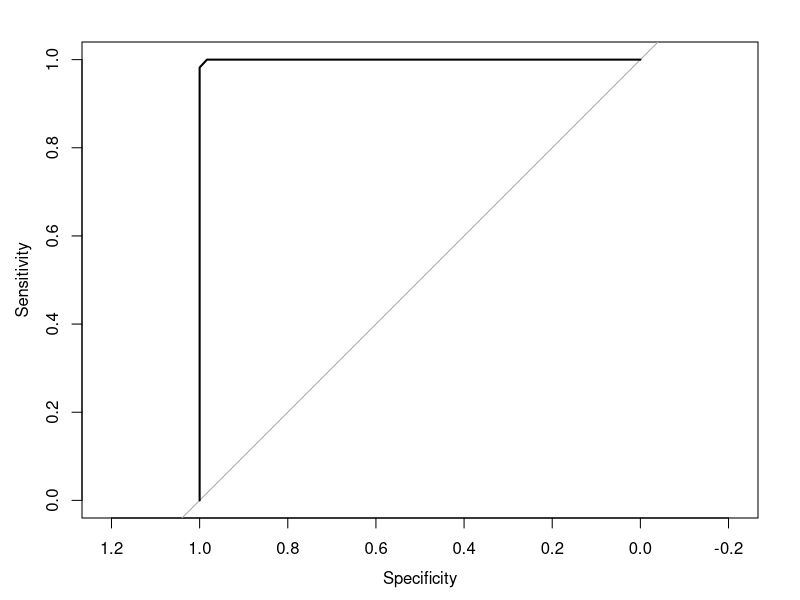
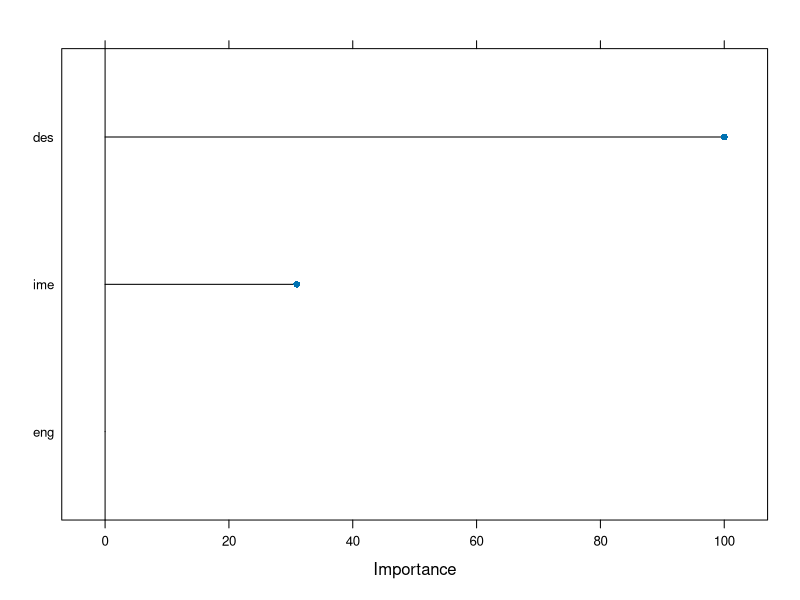
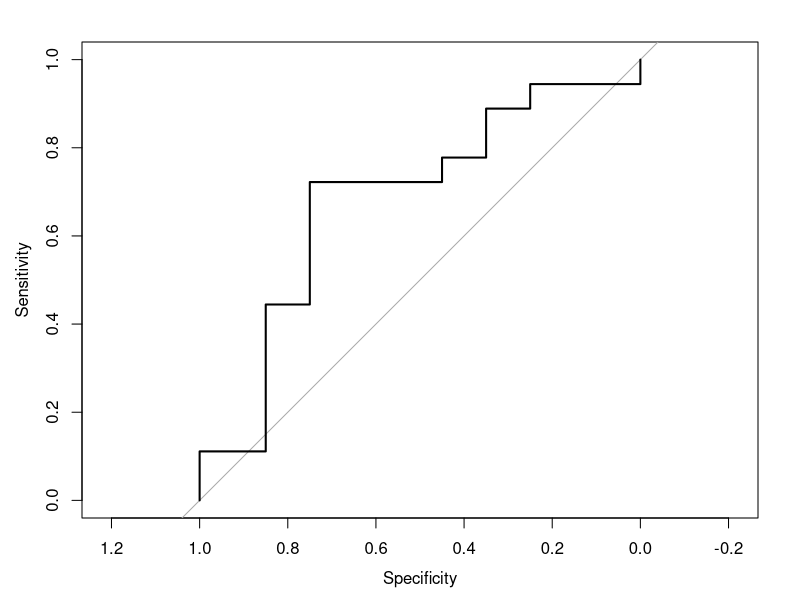
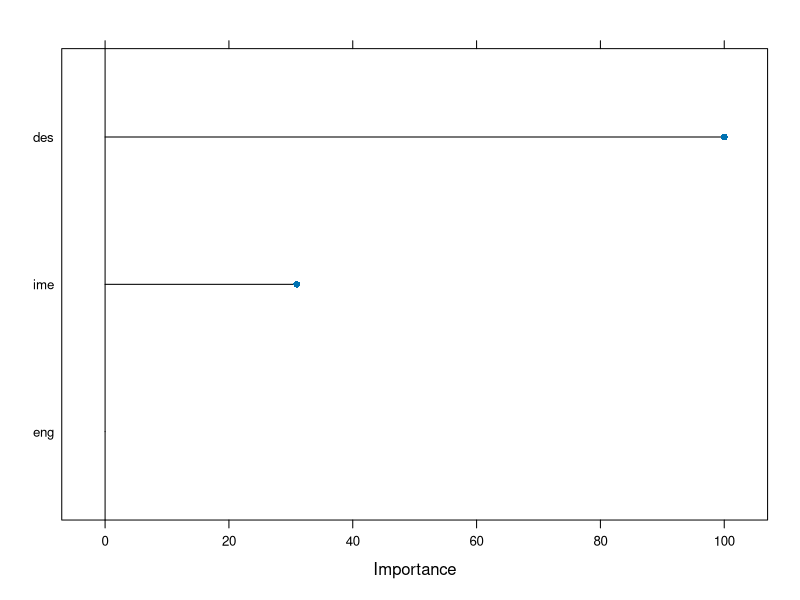
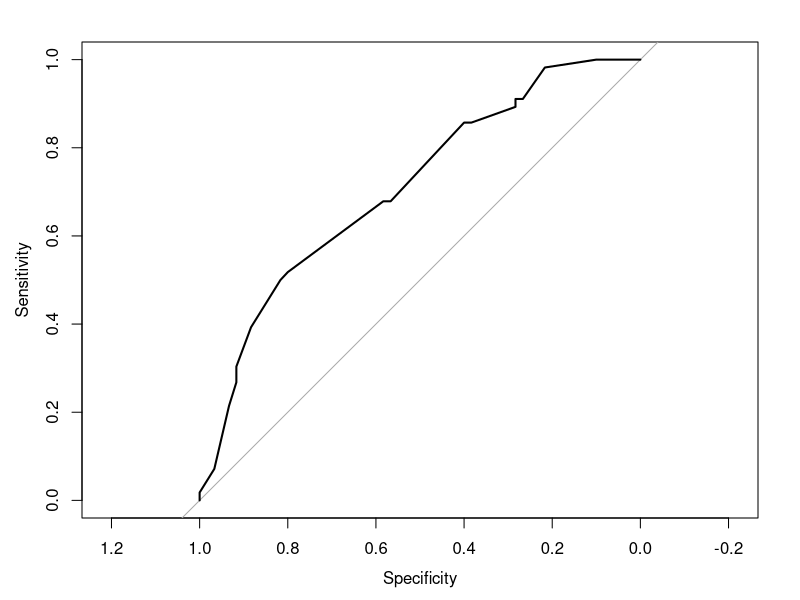
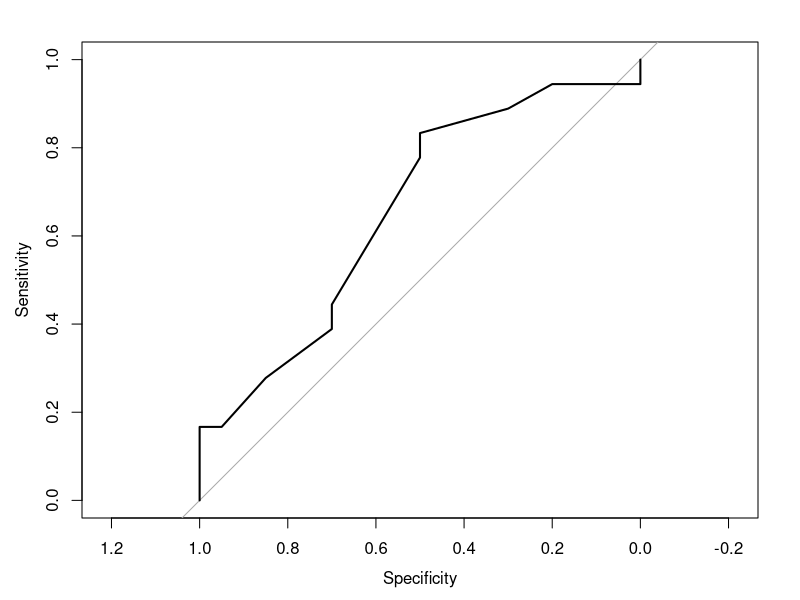

Write R code to recreate these figures, in order. (Note: this script raises an error after producing the figures.)
options(scipen = 9999)
library(readxl)
library(caTools)
library(caret)
library(pROC)
library(e1071)
library(ipred)

dados <- read_excel("dados.xlsx", sheet = "dados")

set.seed(123)


#### MODELO NÃO SUPERVISIONADO K-MEANS #### 
grupos_aval <- kmeans(dados$aval,centers = 2)

grupos_aval$cluster[grupos_aval$cluster==2]=0 #baixo desempenho passa a receber valor de 0

dados$avalcluster = grupos_aval$cluster #Inputando uma nova coluna no df dados

#### MODELO LINEAR NORMAL #### 

linear_normal <- lm(aval ~ eng + ime + des, data=dados)
summary(linear_normal)

#### REGRESSÃO LOGÍSTICA #### 

logit <- glm(avalcluster ~ eng + ime + des, data=dados, family = binomial)
summary(logit)

#### APRENDIZADO DE MÁQUINA SUPERVISIONADO #### 

#Fazendo a divisão (treino: 0.75; teste: 0.25)

set.seed(123)

divisao=sample.split(dados$avalcluster,SplitRatio = 0.75)
treinamento=subset(dados,divisao==T)
teste=subset(dados,divisao==F)

treinamento$avalcluster=as.factor(treinamento$avalcluster)
teste$avalcluster=as.factor(teste$avalcluster)

### RANDOM FOREST ### 

ctrl=trainControl(method="cv",
                  number=10)
FitRF= train(
  avalcluster ~ eng + ime + des,
  method="rf",
  preProcess=c("scale"),
  trControl=ctrl,
  data=treinamento,
  importance=T
)

#TREINAMENTO
RFclass=predict(FitRF, newdata=treinamento)
confusionMatrix(RFclass,treinamento$avalcluster,positive = "1")
RFclassprob=predict(FitRF, newdata=treinamento, type="prob")
RFrocobject=roc(treinamento$avalcluster, RFclassprob[,2])
plot.roc(RFrocobject)
plot(varImp(FitRF))
auc(RFrocobject)

#TESTE
RFclass=predict(FitRF, newdata=teste)
confusionMatrix(RFclass,teste$avalcluster,positive = "1")
RFclassprob=predict(FitRF, newdata=teste, type="prob")
RFrocobject=roc(teste$avalcluster, RFclassprob[,2])
plot.roc(RFrocobject)
plot(varImp(FitRF))
auc(RFrocobject)

### KNN ### 

ctrl=trainControl(method="repeatedcv",
                  number=10)
FitKNN= train(
  avalcluster ~ eng + ime + des,
  method="knn",
  preProcess=c("scale"),
  trControl=ctrl,
  data=treinamento,
  tuneLength = 20
)

#TREINAMENTO
KNNclass=predict(FitKNN, newdata=treinamento)
confusionMatrix(KNNclass,treinamento$avalcluster,positive = "1")
KNNclassprob=predict(FitKNN, newdata=treinamento, type="prob")
KNNrocobject=roc(treinamento$avalcluster, KNNclassprob[,2])
plot.roc(KNNrocobject)
auc(KNNrocobject)

#TESTE
KNNclass=predict(FitKNN, newdata=teste)
confusionMatrix(KNNclass,teste$avalcluster,positive = "1")
KNNclassprob=predict(FitKNN, newdata=teste, type="prob")
KNNrocobject=roc(teste$avalcluster, KNNclassprob[,2])
plot.roc(KNNrocobject)
auc(KNNrocobject)


### NAIVE BAYES ### 

ctrl=trainControl(method="cv",
                  number=10)

Grid = data.frame(usekernel=TRUE,laplace = 0,adjust=1)
FitNB= train(
  avalcluster ~ eng + ime + des,
  method="naive_bayes",
  preProcess=c("scale"),
  trControl=ctrl,
  data=treinamento,
  tuneGrid = Grid
)

#TREINAMENTO
nbclass=predict(FitNB, newdata=treinamento)
confusionMatrix(nbclass,treinamento$avalcluster,positive = "1")
nbclassprob=predict(FitNB, newdata=treinamento, type="prob")
nbrocobject=roc(treinamento$avalcluster, nbclassprob[,2])
plot.roc(nbrocobject)
auc(nbrocobject)

#TESTE
nbclass=predict(FitNB, newdata=teste)
confusionMatrix(nbclass,teste$avalcluster,positive = "1")
nbclassprob=predict(FitNB, newdata=teste, type="prob")
nbrocobject=roc(teste$avalcluster, KNNclassprob[,2])
plot.roc(nbrocobject)
auc(nbrocobject)


### LOGIT ### 

Fitlogit= train(
  avalcluster ~ eng + ime + des,
  method="glm",
  preProcess=c("scale"),
  family="binomial",
  data=treinamento
)

#TREINAMENTO
logitclass=predict(Fitlogit, newdata=treinamento)
confusionMatrix(logitclass,treinamento$avalcluster,positive = "1")
logitclassprob=predict(Fitlogit, newdata=treinamento, type="prob")
logitrocobject=roc(treinamento$avalcluster, logitclassprob[,2])
plot.roc(logitrocobject)
auc(logitrocobject)

#TESTE
logitclass=predict(Fitlogit, newdata=teste)
confusionMatrix(logitclass,teste$avalcluster,positive = "1")
logitclassprob=predict(Fitlogit, newdata=teste, type="prob")
logitrocobject=roc(teste$avalcluster, logitclassprob[,2])
plot.roc(logitrocobject)
auc(logitrocobject)

### SVM LINEAR ### 

svmfit=svm(avalcluster ~ eng + ime + des, 
           data=treinamento, 
           scale=T, 
           type= "C-classification", 
           kernel="linear")


#TREINAMENTO
svmclass=predict(svmfit, newdata=treinamento)
confusionMatrix(svmclass,treinamento$avalcluster,positive = "1")
svmclassprob=predict(svmfit, newdata=treinamento, type="prob")
svmrocobject=roc(treinamento$avalcluster, as.numeric(svmclassprob))
plot.roc(svmrocobject)
auc(svmrocobject)

#TESTE
svmclass=predict(svmfit, newdata=teste)
confusionMatrix(svmclass,teste$avalcluster,positive = "1")
svmclassprob=predict(svmfit, newdata=teste, type="prob")
svmrocobject=roc(teste$avalcluster, as.numeric(svmclassprob))
plot.roc(svmrocobject)
auc(svmrocobject)

### BAGGING ###

baggedfit <- bagging(formula = avalcluster ~ eng + ime + des, 
                     data = treinamento,
                     coob = TRUE,
                     scale=T)

#TREINAMENTO

baggedclass <- predict(object = baggedfit,    
                       newdata = treinamento,  
                       type = "class")

confusionMatrix(data = baggedclass,       
                reference = treinamento$avalcluster, positive = "1")

baggedclassprob <- predict(object = baggedfit,    
                           newdata = treinamento,  
                           type = "prob")

baggedrocobject=roc(treinamento$avalcluster, baggedclassprob[,2])
plot.roc(baggedrocobject)
auc(baggedrocobject)

#TESTE
baggedclass <- predict(object = baggedfit,    
                       newdata = teste,  
                       type = "class")

confusionMatrix(data = baggedclass,       
                reference = teste$avalcluster, positive = "1")

baggedclassprob <- predict(object = baggedfit,    
                           newdata = teste,  
                           type = "prob")

baggedrocobject=roc(teste$avalcluster, baggedclassprob[,2])
plot.roc(baggedrocobject)
auc(baggedrocobject)

### GRADIENT BOOSTING MACHINE ###

tc = trainControl(method = "cv", 
                  number=10)

fitboosted = train(avalcluster ~ eng + ime + des, 
                   data=treinamento, 
                   method="gbm", 
                   trControl=tc,
                   preProcess = c("scale"))

#TREINAMENTO
boostedclass=predict(fitboosted, newdata=treinamento)
confusionMatrix(boostedclass,treinamento$avalcluster, positive = "1")
boostedclassprob=predict(fitboosted, newdata=treinamento, type="prob")
boostedrocobject=roc(treinamento$avalcluster, boostedclassprob[,2])
plot.roc(boostedrocobject)
auc(boostedrocobject)

#TESTE
boostedclass=predict(fitboosted, newdata=teste)
confusionMatrix(boostedclass,teste$avalcluster, positive = "1")
boostedclassprob=predict(fitboosted, newdata=teste, type="prob")
boostedrocobject=roc(teste$avalcluster, boostedclassprob[,2])
plot.roc(boostedrocobject)
auc(boostedrocobject)
